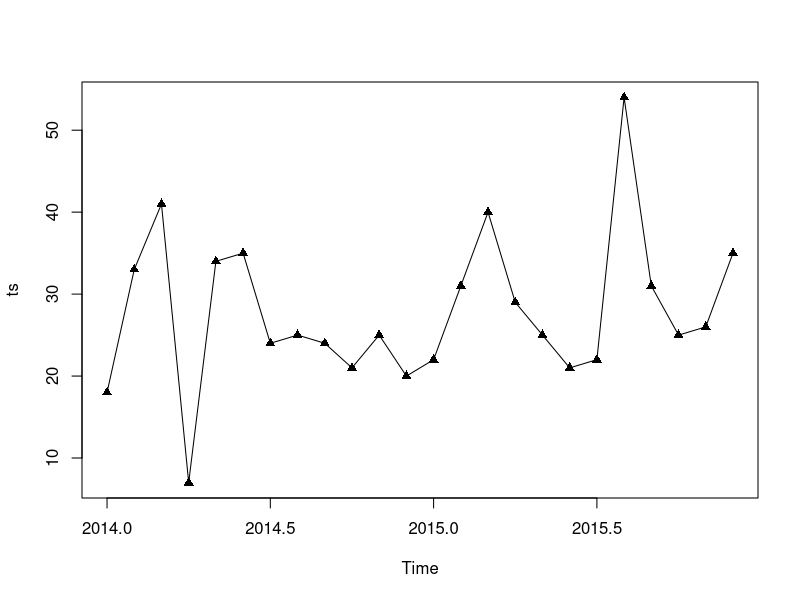
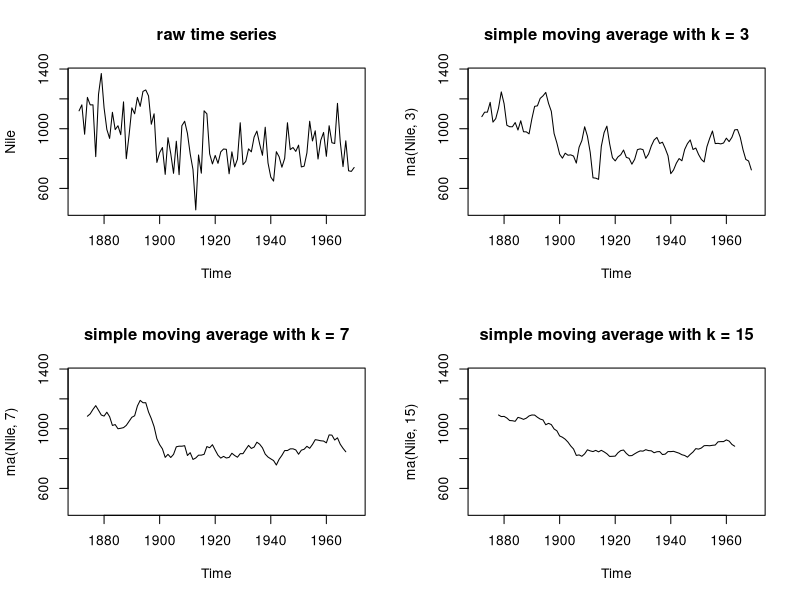
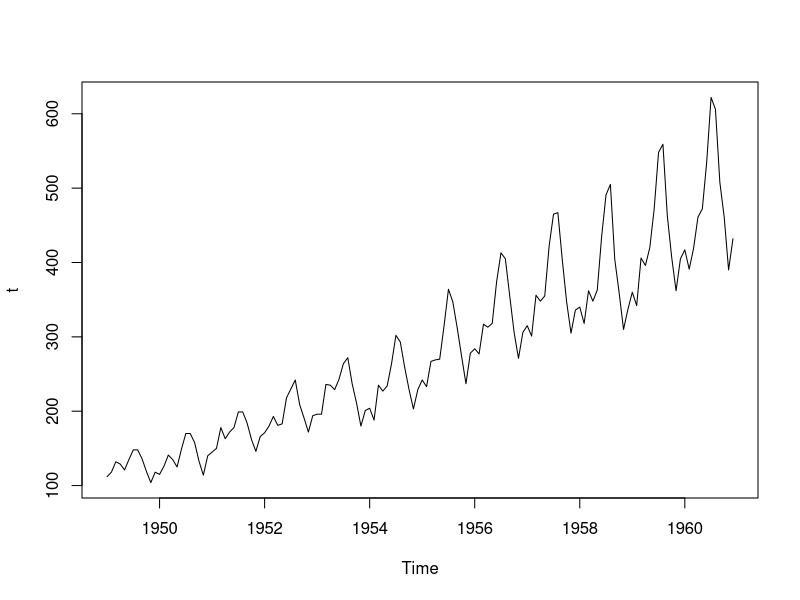
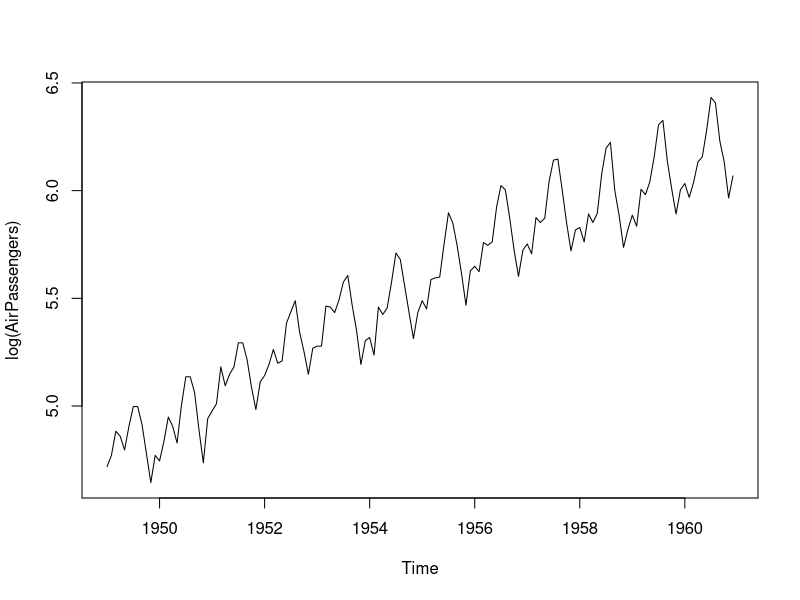
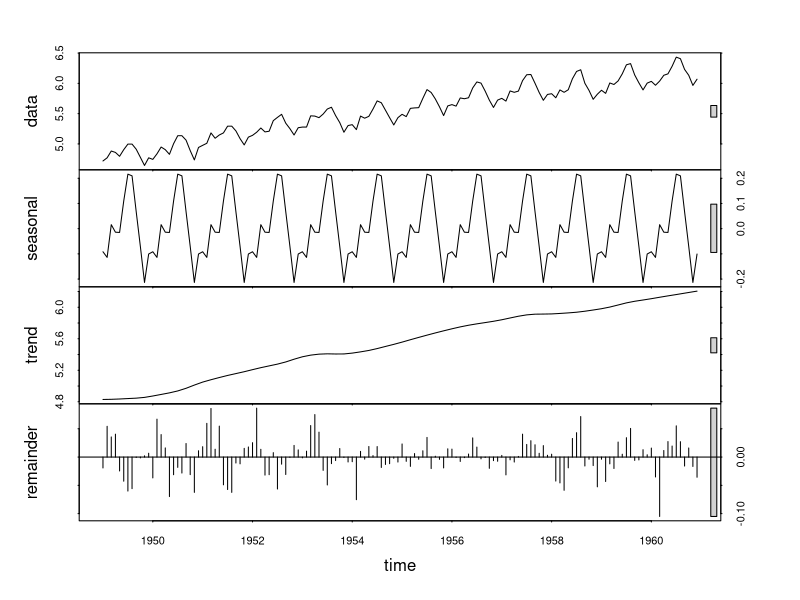

Write R code to recreate these figures, in order. (Note: this script raises an error after producing the figures.)
###### Chapter 15 Time series
####
# In a cross-sectional dataset, variables are measured at a single point in time.
# In contrast, longitudinal data involves measuring variables repeatedly over time. 
# Studies of time-series data involve two fundamental questions: 
# what happened (description), and 
# what will happen next (forecasting)?
# forecasting techniques called autoregressive integrated moving averages (ARIMA) 
#     models that use correlations among recent data points and among recent 
#     prediction errors to make future forecasts. Throughout, we’ll consider 
#     methods of evaluating the fit of models and the accuracy.
####
sales <- c(18, 33, 41, 7, 34, 35, 24, 25, 24, 21, 25, 20, 
           22, 31, 40, 29, 25, 21, 22, 54, 31, 25, 26, 35)
ts <- ts(sales, start = c(2014, 1), frequency = 12) # when frequency is 4, that means
#     quarterly, when frequency is 12 that means monthly, when frequency is  1, 
#     that means yearly
#
plot(ts, type = "o", pch = 17)
#
window(ts, start = c(2014, 3), end = c(2015, 7))
####
# Time series typically have a significant irregular or error component. In 
#     order to discern any patterns in the data, you’ll frequently want to plot 
#     a smoothed curve that damps down these fluctuations. 
# One of the simplest methods of smoothing a time series is to use simple moving 
#     averages. 
# For example, each data point can be replaced with the mean of that observation 
#     and one observation before and after it. This is called a centered moving 
#     average. A centered moving average is defined as 
#     St = (Yt-q + … + Yt + … + Yt+q) / (2q + 1)
#     where St is the smoothed value at time t and k = 2q + 1 is the number of 
#     observations that are averaged. The k value is usually chosen to be an 
#     odd number (3 in this example). 
# By necessity, when using a centered moving average, you lose the (k – 1) / 2
#     observations at each end of the series.
require("forecast")
opar <- par(no.readonly = TRUE)
par(mfrow = c(2, 2))
#
ylim <- c(min(Nile), max(Nile))
plot(Nile, main = "raw time series")
plot(ma(Nile, 3), main = "simple moving average with k = 3",
     ylim = ylim)
plot(ma(Nile, 7), main = "simple moving average with k = 7",
     ylim = ylim)
plot(ma(Nile, 15), main = "simple moving average with k = 15",
     ylim = ylim)
par(opar)
# As k increases, the plot becomes increasingly smoothed. The 
#     challenge is to find the value of k that highlights the
#     major patterns in the data, without under- or over smoothing.
# This is more art than science, and you’ll probably want to try 
# several values of k before settling on one. 
####
# For time-series data with a periodicity greater than one (that 
#     is, with a seasonal component), you’ll want to go beyond a 
#     description of the overall trend. 
# Seasonal decomposition can be used to examine both seasonal and 
#     general trends.
####
# Time-series data that have a seasonal aspect (such as monthly or
#     quarterly data) can be decomposed into a trend component, a 
#     seasonal component, and an irregular component. 
# The trend component captures changes in level over time. 
# The seasonal component captures cyclical effects due to the 
#     time of year.
# The irregular (or error) component captures those influences not
#     described by the trend and seasonal effects.
####
# The decomposition can be additive or multiplicative. 
# In an additive model, the components sum to give the values of 
#     the time series. Specifically,
#     Yt = Trendt + Seasonalt + Irregulart
#     where the observation at time t is the sum of the 
#     contributions of the trend at time t,
#     the seasonal effect at time t, and an irregular effect at 
#     time t. 
# In a multiplicative model, given by the equation
#     Yt = Trendt * Seasonalt * Irregulart
#     the trend, seasonal, and irregular influences are multiplied
####
# Notice how the variability is proportional to the level: as the 
#     level increases, so does the variability. This amplification
#     (or possible damping) based on the current level of the 
#     series strongly suggests a multiplicative model.
# Consider a time series that records the monthly sales of 
#     motorcycles over a 10-year period. In a model with an 
#     additive seasonal effect, the number of motorcycles sold 
#     tends to increase by 500 in November and December (due to 
#     the Christmas rush) and decrease by 200 in January (when 
#     sales tend to be down). 
## The seasonal increase or decrease is independent of the 
#     current sales volume. 
# In a model with a multiplicative seasonal effect, motorcycle 
#     sales in November and December tend to increase by 20% and 
#     decrease in January by 10%. 
## In the multiplicative case, the impact of the seasonal effect 
#     is proportional to the current sales volume.
# This isn’t the case in an additive model. In many instances, 
#     the multiplicative model is more realistic.
####
# A popular method for decomposing a time series into trend, 
#     seasonal, and irregular components is seasonal 
#     decomposition by loess smoothing.
####
# The stl() function can only handle additive models, but this 
#     isn’t a serious limitation. Multiplicative models can be 
#     transformed into additive models using a log transformation: 
#     log(Yt) = log(Trendt * Seasonalt * Irregulart) 
#             = log(Trendt) + log(Seasonalt) + log(Irregulart)
####
t <- AirPassengers
plot(t) # From the graph, it appears that variability of the 
#     series increases with the level, suggesting a multiplicative 
#     model. 
logt <- log(t)
plot(logt, ylab = "log(AirPassengers)") # The variance has 
#     stabilized, and the logged series looks like an appropriate
#     candidate for an additive decomposition. 
fit <- stl(logt, s.window = "periodic") # set s.window to 
#     "periodic" is to force seasonal effects to be identical across
#     years.
plot(fit) #  Note that the seasonal components have been constrained to
#     remain the same across each year (using the s.window="period" option). 
#     The trend is monotonically increasing, and the seasonal effect suggests
#     more passengers in the summer (perhaps during vacations). 
# The grey bars on the right are magnitude guides, each bar represents the
#     same magnitude. This is useful because the y-axes are different for each 
#     graph.
head(fit$time.series, 3)
fitback <- xts::as.xts(exp(fit$time.series)) # converts the decomposition back to the original 
# metric. 
seasonly <- xts::apply.yearly(fitback$seasonal, func)
trend <- xts::apply.yearly(fitback$trend, func)
irregular <- xts::apply.yearly(fitback$remainder, func)
fit.year <- merge(seasonly, trend, irregular)
####
opar <- par(no.readonly = TRUE)
par(mfrow = c(2, 1))
monthplot(t, xlab = "", ylab = "") # displays the subseries for each month 
#     (all January values connected), along with the average of each
#     subseries. 
forecast::seasonplot(t, year.labels = TRUE, main = "") # displays the 
#     subseries by year
par(opar)
####
# Exponential models are some of the most popular approaches to forecasting 
#     the future values of a time series. They’re simpler than many other 
#     types of models, but they can yield good short-term predictions in a
#     wide range of applications. 
# They differ from each other in the components of the time series that are 
#     modeled. 
# A simple exponential model (also called a single exponential model) fits a
#     time series that has a constant level and an irregular component at 
#     time i but has neither a trend nor a seasonal component.
# A double exponential model (also called a Holt exponential smoothing)
#     fits a time series with both a level and a trend.
# Finally, a triple exponential model (also called a Holt-Winters
#     exponential smoothing) fits a time series with level, trend, and sea-
#     sonal components. 
####
# Allowable letters are A for additive, M for multiplicative, N for none, 
#     and Z for automatically selected.
####
# Simple exponential smoothing uses a weighted average of existing 
#     time-series values to make a short-term prediction of future values. 
# The weights are chosen so that observations have an exponentially 
#     decreasing impact on the average as you go back in time. 
# The simple exponential smoothing model assumes that an observation in the 
#     time series can be described by
#     Yt = level + irregulart
# The prediction at time Yt+1 (called the 1-step ahead forecast) is written 
#     as Yt+1 = c0Yt + c1Yt−1 + c2Yt−2 + c2Yt−2 + ...
#     where ci = α(1−α)i, i = 0, 1, 2, ... and 0≤α≤1. The ci weights sum to 
#     one, and the 1-step ahead forecast can be seen to be a weighted average
#     of the current value and all past values of the time series. T
# The alpha (α) parameter controls the rate of decay for the weights. The 
#     closer alpha is to 1, the more weight is given to recent observations.
# The closer alpha is to 0, the more weight is given to past observations. 
#     The actual value of alpha is usually chosen by computer in order to 
#     optimize a fit criterion. 
# A common fit criterion is the sum of squared errors between the actual and
#     predicted values. 
####
plot(nhtemp) # There is no obvious trend, and the yearly data lack a seasonal
#     component, so the simple exponential model is a reasonable place to 
#     start. 
forecast::ses(nhtemp) # short cut
fit <- forecast::ets(nhtemp, model = "ANN")
fit # The relatively low value of alpha (0.18) indicates that distant as well
#     as recent observations are being considered in the forecast. This
#     value is automatically chosen to maximize the fit of the model to the 
#     given dataset.
forecast::forecast(fit, 1) # is used to predict the time series k steps into the 
#     future
plot(forecast::forecast(fit, 1), xlab = "year", 
     ylab = expression(paste("Temperature(", degree * F, ")")),
     main = "new haven annual mean temperature") #  the forecasted
#     value, and the 80% and 95% confidence intervals plotted
####
forecast::accuracy(fit) #  The et represent the error or irregular component of each
#     observation.
# Mean error ME mean( et ) 
# Root mean squared error RMSE sqrt( mean( et2 ) )
# Mean absolute error MAE mean( | et | )
# Mean percentage error MPE mean( 100 * et / Yt )
# Mean absolute percentage error MAPE mean( | 100 * et / Yt | )
# Mean absolute scaled error MASE mean( | qt | ) where 
#     qt = et / ( 1/(T-1) * sum( | yt – yt-1| ) ), T is the number 
#     of observations, and the sum goes from t=2 to t=T
# The mean error and mean percentage error may not be that useful, because
#     positive and negative errors can cancel out. 
# The RMSE gives the square root of the mean square error, which in this 
#     case is 1.13°F. 
# The mean absolute percentage error reports the error as a percentage of 
#     the time-series values. It’s unit-less and can be used to compare 
#     prediction accuracy across time series. But it assumes a measurement
#     scale with a true zero point (for example, number of passengers per day)
#     . Because the Fahrenheit scale has no true zero, you can’t use it here. The mean absolute scaled error is
# the most recent accuracy measure and is used to compare the forecast 
#     accuracy across time series on different scales. There is no one 
#     best measure of predictive accuracy.
# The RMSE is certainly the best known and often cited
####
# The Holt exponential smoothing approach can fit a time series that has an 
#     overall level and a trend (slope). The model for an observation at 
#     time t is Yt = level + slope*t + irregulart
# An alpha smoothing parameter controls the exponential decay for the level, 
#     and a beta smoothing parameter controls the exponential decay for the 
#     slope. 
# Again, each parameter ranges from 0 to 1, with larger values giving more 
#     weight to recent observations.
# The Holt-Winters exponential smoothing approach can be used to fit a time 
#     series that has an overall level, a trend, and a seasonal component. 
#   Here, the model is 
#     Yt = level + slope*t + st + irregulart
#     where st represents the seasonal influence at time t. In addition to 
#     alpha and beta parameters, a gamma smoothing parameter controls the 
#     exponential decay of the seasonal component. 
# Like the others, it ranges from 0 to 1, and larger values give more
#     weight to recent observations in calculating the seasonal effect.
t <- AirPassengers 
plot(t) # seasonal, trend, level
#
fit.short <- forecast::hw(log(t))
summary(fit.short)
#
fit <- forecast::ets(log(t), model = "AAA")
fit # output much more cleaner
#
forecast::accuracy(fit)
#
pred <- predict(fit, 5)
plot(pred, main = "forecast for air trevel",
     ylab = "log(AirPassengers)", xlab = "time")
#
pred$mean <- exp(pred$mean)
pred$lower <- exp(pred$lower)
pred$upper <- exp(pred$upper)
p <- cbind(pred$mean, pred$lower, pred$upper)
dimnames(p)[[2]] <- c("mean", "Lo 80", "Lo 95", "Hi 80", "Hi 95")
p
# alpha = level; beta = trend; gamma = seasonal
# The low value for the trend (.0004) doesn’t mean there is no slope; 
#     it indicates that the slope estimated from early observations didn’t 
#     need to be updated.
####
fit <- forecast::ets(t, model = "MAM") # multiplicative model to the original 
#     data
fit.short <- forecast::hw(t, seasonal = "multiplicative")
summary(fit.short) 
#
forecast::accuracy(fit)
####
#  The ets() function can also fit a damping component. Time-series 
#     predictions often assume that a trend will continue up forever 
#     (housing market, anyone?). 
# A damping component forces the trend to a horizontal asymptote over a 
#     period of time.
# In many cases, a damped model makes more realistic predictions. 
# Finally, you can invoke the ets() function to automatically select a best-fitting
#     model for the data. 
forecast::ets(JohnsonJohnson)
fit <- .Last.value
#
plot(forecast::forecast(fit), main = "johnson & johnson forecast",
     ylab = "quarterly earnings (dollars)", xlab = "time", 
     flty = 2) 
# Because no model is specified, the software performs a search over a wide
#     array of models to find one that minimizes the fit criterion 
#     (log-likelihood by default). 
# The selected model is one that has multiplicative trend, seasonal, and 
#     error components.
# The plot, along with forecasts for the next eight quarters 
#     (the default in this case).
####
# In the autoregressive integrated moving average (ARIMA) approach to 
#     forecasting, predicted values are a linear function of recent actual
#     values and recent errors of prediction (residuals)
####
# lag: shift it back by a given number of observations
# autocorrelation: measures the way observations in a ts relate to each other,
#     ACk is the correlation between a set of observations (Yt) and 
#     observations k periods earlier (Yt-k). So AC1 is the correlation 
#     between the Lag 1 and Lag 0 time series, AC2 is the correlation between
#     the Lag 2 and Lag 0 time series, and so on
# ACF (autocorrelation function) plot : plotting the correlations (AC1, AC2, ...,
#     ACk). it is used to select appropriate paramters for the ARIMA model and
#     to assess the fit of the final model
# partial autocorrelation: the correlation between Yt and Yt-k with the effects
#     of all Y values between the two (Yt-1, Yt-2, ..., Tk-1) removed.
# PACF plot: also used to determine the most apprproate parameters for the 
#     ARIMA model
# stationary ts: the statistical properties of the series do not change over
#     time, e.g., the mean and variance of Yt are constant, while the
#     autocorrelations for any lag k don't change with time
# ARIMA model is designed for stationary ts
# therefore, transform the values of the a ts in order to achieve the constant
#     variance to fit the model. using log transformation, Box-cox 
#     transformation
# Because stationary time series are assumed to have constant means, they 
#     can’t have a trend component. Many non-stationary time series can
#     be made stationary through differencing.
#  In differencing, each value of a time series Yt is replaced with 
#     Yt-1 – Yt. Differencing a time series once removes a linear trend. 
#     Differencing it a second time removes a quadratic trend. A third time
#     removes a cubic trend. It’s rarely necessary to difference more than '
#     twice. s
# If there are trends, the data are differenced. You can also use a 
#     statistical procedure called the Augmented Dickey-Fuller (ADF) test
#     to evaluate the assumption of stationarity. 
####
# To summarize, ACF and PCF plots are used to determine the parameters of 
#     ARIMA models. 
# Stationarity is an important assumption, and transformations (constant
#     variance) and differening (stationary) are used to help achieve 
#     stationarity. 
# autoregressive (AR) component, a moving averages (MA) component, or both 
#     components (ARMA). 
# Finally, we’ll examine ARIMA models that include ARMA components and 
#     differencing to achieve stationarity (Integration).
####
# In an autoregressive model of order p, each value in a time series is 
#     predicted from a linear combination of the previous p values
#     AR(p):Yt = μ + β1Yt−1 + β2Yt−2 + ... + β pYt−p + ε t
#     where Yt is a given value of the series, µ is the mean of the series, 
#     the β s are the weights, and ε t is the irregular component.
# In a moving average model of order q, each value in the time series is 
#     predicted from a linear combination of q previous errors. 
# In this case MA(q):Yt = μ − θ1ε t−1 − θ2ε t−2 ... − θqε t−q + ε t
#     where the ε s are the errors of prediction and the θ s are the weights.
#     (It’s important to note that the moving averages described here aren’t
#     the simple moving averages)
# Combining the two approaches yields an ARMA(p, q) model of the form
#     Yt = μ + β1Yt−1 + β2Yt−2 + ... + β pYt−p − θ1ε t−1 − θ2ε t−2 ... − θqε t−q + ε t
#     that predicts each value of the time series from the past p values and 
#     q residuals. 
# An ARIMA(p, d, q) model is a model in which the time series has been 
#     differenced d times, and the resulting values are predicted from the 
#     previous p actual values and q previous errors. The predictions are 
#     “un-differenced” or integrated to achieve the final prediction.
####
# The steps in ARIMA modeling are as follows:
# 1 Ensure that the time series is stationary.
# 2 Identify a reasonable model or models (possible values of p and q).
# 3 Fit the model.
# 4 Evaluate the model’s fit, including statistical assumptions and
#     predictive accuracy.
# 5 Make forecasts.
####
require("forecast")
require("tseries")
## First you plot the time series and assess its stationarity 
plot(Nile)
ndiffs(Nile) # functions to give the number of times for differencing
#
dNile <- diff(Nile) # defualt differentiates time is 1.
plot(dNile) # removing the trend
#
adf.test(dNile) # check wether is stationary or not
## Second, indentifying one or more reasonable modles
Acf(dNile) # one large autocorrelation at lag 1
Pacf(dNile) # partial autocorrelations trail off to zero as the lags get 
#     bigger
# You get p and q by comparing the ACF and PACF plots with the
#     guidelines
## Third, Fitting the model
fit <- arima(Nile, order = c(p = 0, d = 1, q = 1))
fit # the coefficient for the moving average (-0.7329) is provided with AIC
# smaller AIC suggets better model
accuracy(fit) # here, the mean absolute percent error is 12.94%.
## Forth, evaluating
# If the model is appropriate, the residuals should be normally distributed 
#     with mean zero, and the autocorrelations should be zero for every
#     possible lag.
# in other words, the residuals should be normally and independently
#     distributed
qqnorm(fit$residuals)
qqline(fit$residuals) # Normally distributed data should fall along the line. 
Box.test(fit$residuals, type = "Ljung-Box") # provides a test that the 
#     autocorrelations are all zero
## Fifth, making forecasts
forecast(fit, 3)
plot(forecast(fit, 3), xlab = "year", ylab = "Annual Flow")
####
fit <- auto.arima(sunspots)
fit # These are values that minimize the AIC criterion over a large
#     number of possible models. 
accuracy(fit)
qqnorm(fit$residuals)
qqline(fit$residuals)
Box.test(fit$residuals, type = "Ljung-Box") # independent
plot(forecast(fit, 3))
####












